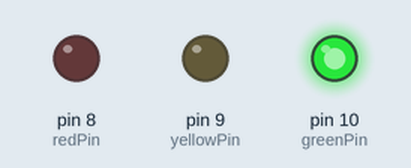
The sketch below on a simulated Arduino Uno, built with avr-gcc and run on an emulated ATmega328P. On the bench: output pins drawn as LEDs (lit = HIGH).

Above: at 2.5 s.
At 6.0 s:
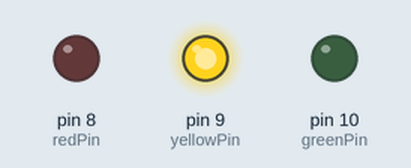
At 9.5 s:
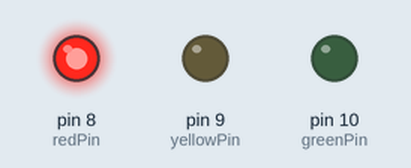
Timing chart, 0 to 15.6 s (numbered marks = the images above):
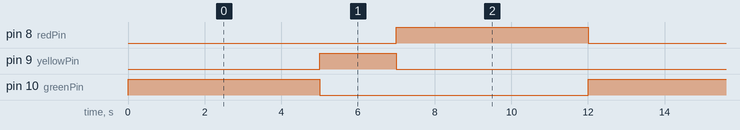

The sketch:

traffic-light-system.ino
```cpp
const int redPin = 8;
const int yellowPin = 9;
const int greenPin = 10;

void setup() {
  pinMode(redPin, OUTPUT);
  pinMode(yellowPin, OUTPUT);
  pinMode(greenPin, OUTPUT);
}

void loop() {
  // Green light
  digitalWrite(greenPin, HIGH);
  delay(5000); // Green for 5 seconds
  digitalWrite(greenPin, LOW);

  // Yellow light
  digitalWrite(yellowPin, HIGH);
  delay(2000); // Yellow for 2 seconds
  digitalWrite(yellowPin, LOW);

  // Red light
  digitalWrite(redPin, HIGH);
  delay(5000); // Red for 5 seconds
  digitalWrite(redPin, LOW);
}
```

Measured:
- by itself, pin 8 (redPin), pin 10 (greenPin): alternates HIGH for 5.0 s and LOW for 7.0 s
- by itself, pin 9 (yellowPin): alternates HIGH for 2.0 s and LOW for 10.0 s
- by itself, everything shown: repeats every 12.0 s, in 4 steps
